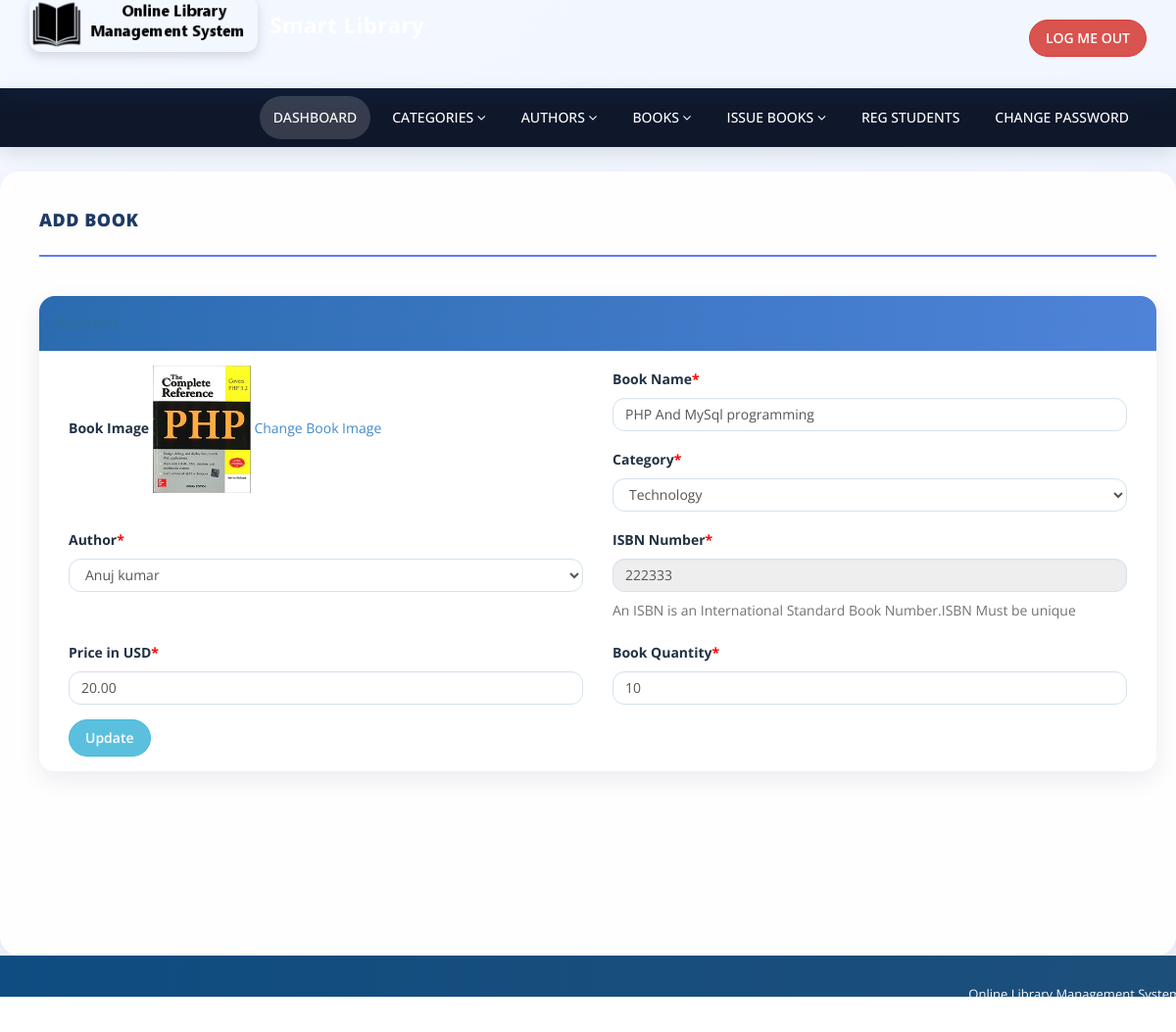
Screenshot of /admin/edit-book.php?bookid=1 (signed in) with the database file from the repository.
### tables this page shows
CREATE TABLE `tblbooks` (
  `id` int(11) NOT NULL,
  `BookName` varchar(255) DEFAULT NULL,
  `CatId` int(11) DEFAULT NULL,
  `AuthorId` int(11) DEFAULT NULL,
  `ISBNNumber` varchar(25) DEFAULT NULL,
  `BookPrice` decimal(10,2) DEFAULT NULL,
  `bookImage` varchar(250) NOT NULL,
  `isIssued` int(1) DEFAULT NULL,
  `RegDate` timestamp NULL DEFAULT current_timestamp(),
  `UpdationDate` timestamp NULL DEFAULT NULL ON UPDATE current_timestamp(),
  `bookQty` int(11) DEFAULT NULL
);

CREATE TABLE `tblcategory` (
  `id` int(11) NOT NULL,
  `CategoryName` varchar(150) DEFAULT NULL,
  `Status` int(1) DEFAULT NULL,
  `CreationDate` timestamp NULL DEFAULT current_timestamp(),
  `UpdationDate` timestamp NULL DEFAULT '0000-00-00 00:00:00' ON UPDATE current_timestamp()
);

CREATE TABLE `tblauthors` (
  `id` int(11) NOT NULL,
  `AuthorName` varchar(159) DEFAULT NULL,
  `creationDate` timestamp NULL DEFAULT current_timestamp(),
  `UpdationDate` timestamp NULL DEFAULT NULL ON UPDATE current_timestamp()
);

### admin/edit-book.php (the view, shortened to what this page needs)
<?php
include('includes/config.php');
if(strlen($_SESSION['alogin'])==0)
    {
header('location:index.php');
}
else{
?>
<!DOCTYPE html>
<html xmlns="http://www.w3.org/1999/xhtml">
<head>
    <link href="assets/css/bootstrap.css" rel="stylesheet" />
    <link href="assets/css/font-awesome.css" rel="stylesheet" />
    <link href="assets/css/style.css" rel="stylesheet" />
</head>
<body>
<?php include('includes/header.php');?>
    <div class="content-wrapper">
         <div class="container">
        <div class="row pad-botm">
            <div class="col-md-12">
                <h4 class="header-line">Add Book</h4>
                            </div>
</div>
<div class="row">
<div class="col-md12 col-sm-12 col-xs-12">
<div class="panel panel-info">
<div class="panel-heading">
</div>
<div class="panel-body">
<form role="form" method="post">
<?php
$bookid=intval($_GET['bookid']);
$sql = "SELECT tblbooks.BookName,tblcategory.CategoryName,tblcategory.id as cid,tblauthors.AuthorName,tblauthors.id as athrid,tblbooks.ISBNNumber,tblbooks.BookPrice,tblbooks.id as bookid,tblbooks.bookImage,bookQty from  tblbooks join tblcategory on tblcategory.id=tblbooks.CatId join tblauthors on tblauthors.id=tblbooks.AuthorId where tblbooks.id=:bookid";
$query = $dbh -> prepare($sql);
$query->bindParam(':bookid',$bookid,PDO::PARAM_STR);
$query->execute();
$results=$query->fetchAll(PDO::FETCH_OBJ);
if($query->rowCount() > 0)
{
foreach($results as $result)
{               ?>
<div class="col-md-6">
<div class="form-group">
<label>Book Image</label>
<img src="bookimg/<?php echo htmlentities($result->bookImage);?>" width="100">
<a href="change-bookimg.php?bookid=<?php echo htmlentities($result->bookid);?>">Change Book Image</a>
</div></div>
<div class="col-md-6">
<div class="form-group">
<label>Book Name<span style="color:red;">*</span></label>
<input class="form-control" type="text" name="bookname" value="<?php echo htmlentities($result->BookName);?>" required />
</div></div>
<div class="col-md-6">
<div class="form-group">
<label> Category<span style="color:red;">*</span></label>
<select class="form-control" name="category" required="required">
<option value="<?php echo htmlentities($result->cid);?>"> <?php echo htmlentities($catname=$result->CategoryName);?></option>
</select>
</div></div>
<div class="col-md-6">
<div class="form-group">
<label> Author<span style="color:red;">*</span></label>
<select class="form-control" name="author" required="required">
<option value="<?php echo htmlentities($result->athrid);?>"> <?php echo htmlentities($athrname=$result->AuthorName);?></option>
</select>
</div></div>
<div class="col-md-6">
<div class="form-group">
<label>ISBN Number<span style="color:red;">*</span></label>
<input class="form-control" type="text" name="isbn" value="<?php echo htmlentities($result->ISBNNumber);?>"  readonly />
<p class="help-block">An ISBN is an International Standard Book Number.ISBN Must be unique</p>
</div></div>
<div class="col-md-6">
 <div class="form-group">
 <label>Price in USD<span style="color:red;">*</span></label>
 <input class="form-control" type="text" name="price" value="<?php echo htmlentities($result->BookPrice);?>"   required="required" />
 </div></div>
<div class="col-md-6">
 <div class="form-group">
 <label>Book Quantity<span style="color:red;">*</span></label>
 <input class="form-control" type="text" name="bqty" autocomplete="off" value="<?php echo htmlentities($result->bookQty);?>"   required="required" />
 </div>
</div>
 <?php }} ?><div class="col-md-12">
<button type="submit" name="update" class="btn btn-info">Update </button></div>
                                    </form>
                            </div>
                        </div>
                            </div>
        </div>
    </div>
    </div>
  <?php include('includes/footer.php');?>
</body>
</html>
<?php } ?>

### admin/assets/css/style.css (style rules this page uses)
.content-wrapper { margin-top: 40px; min-height:800px; padding-bottom:90px; }
.header-line { font-weight:900; padding-bottom:25px; border-bottom:1px solid #eeeeee; text-transform:uppercase; }
.pad-botm { padding-bottom:30px; }
body { background: linear-gradient(135deg, #f4f8ff 0%, #eef4ff 100%); color: #223244; }
.content-wrapper { margin-top: 25px; min-height: 800px; padding: 30px 25px 90px; background: rgba(255, 255, 255, 0.92); border-radius: 20px; box-shadow: 0 10px 30px rgba(15, 23, 42, 0.08); }
.panel { border: none; border-radius: 16px; box-shadow: 0 8px 24px rgba(15, 23, 42, 0.08); overflow: hidden; }
.panel-heading { background: linear-gradient(90deg, #2b6cb0 0%, #4f83d8 100%); color: #ffffff; border: none; padding: 14px 18px; }
.header-line { color: #1f3b64; border-bottom: 2px solid #5b7cfa; letter-spacing: 0.5px; }
.form-control { border-radius: 12px; border: 1px solid #d6e2f0; box-shadow: inset 0 1px 2px rgba(0, 0, 0, 0.03); }
.btn { border-radius: 999px; padding: 8px 16px; font-weight: 600; transition: transform 0.2s ease, box-shadow 0.2s ease; }

### rows the page displays
tblbooks: bookImage (picture), bookname "PHP And MySql programming", category "Technology", author "Anuj kumar", isbn "222333", price "20.00", bqty "10"
